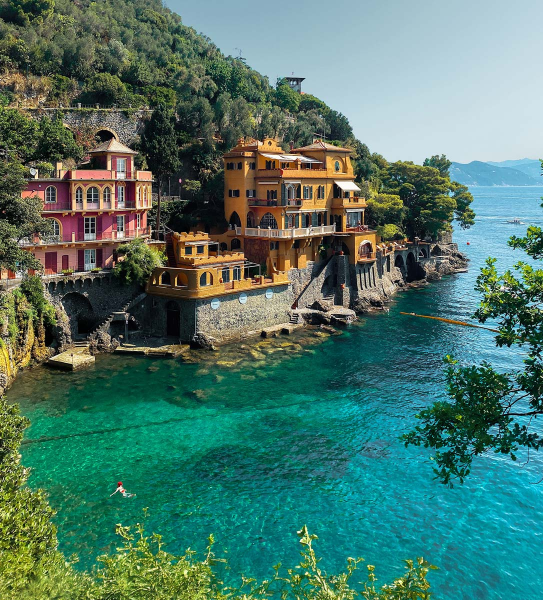
#> input picture source/caletta.jpg, 1086 x 1200 px (shown at 1/2 size)
$ python maps.py
#> lines starting #> are read from the running program, lines starting #| are printed output that depends on the picture; after the words box and inside, x2 and y2 are one past the last pixel; in counts of white or black regions, pixels touching at a corner belong together
"""Builds the scene maps for source/caletta.jpg.

Outputs (img/):
  sky.png      8-bit sky alpha, same size as the photo
  skyfill.png  the photo sky extended under the land and blurred (no halos, no holes)
  maps.png     RGB data map at half resolution (the fields are smooth): R disparity (0 far .. 255 near),
               G sway weight, B drift (how much of the photo's ripples travel: 1 open water, 0.5 shallow,
               0 land); tools/sea.py then puts the shore's exposure to the swell in B
  plate.webp   the photo with the foreground leaves painted out (what is behind a swaying leaf)
  leaf.png     8-bit soft matte of the foreground leaves; leafrgb.webp their colour
  poster.webp  a small copy of the photo the page shows until the scene's first frame
Review overlays go to tools/out/.

The thresholds are tuned by eye for this photo; rerun after changing the image.
"""
import os
import cv2
import numpy as np

ROOT = os.path.dirname(os.path.dirname(os.path.abspath(__file__)))
SRC = os.path.join(ROOT, 'source', 'caletta.jpg')
OUT = os.path.join(ROOT, 'img')
DBG = os.path.join(ROOT, 'tools', 'out')

# shoreline of the far coast and first row of open sea, in photo pixels
SHORE_Y = 373


def guided(I, p, r, eps):
    """He et al. guided filter, grey guide."""
    mean = lambda x: cv2.boxFilter(x, -1, (2 * r + 1, 2 * r + 1))
    mI, mp = mean(I), mean(p)
    a = (mean(I * p) - mI * mp) / (mean(I * I) - mI * mI + eps)
    b = mp - a * mI
    return np.clip(mean(a) * I + mean(b), 0, 1)


def pull_push(img, known):
    """Fills the unknown pixels with a smooth blend of the known ones around them."""
    conf = known.astype(np.float32)
    acc, wgt = img.astype(np.float32) * conf[..., None], conf
    levels = []
    while min(acc.shape[:2]) > 4:
        levels.append((acc, wgt))
        acc = cv2.resize(acc, (acc.shape[1] // 2, acc.shape[0] // 2), interpolation=cv2.INTER_AREA)
        wgt = cv2.resize(wgt, (wgt.shape[1] // 2, wgt.shape[0] // 2), interpolation=cv2.INTER_AREA)
    fill = acc / np.maximum(wgt, 1e-6)[..., None]
    for acc_l, wgt_l in reversed(levels):
        up = cv2.resize(fill, (acc_l.shape[1], acc_l.shape[0]), interpolation=cv2.INTER_LINEAR)
        a = np.clip(wgt_l * 4, 0, 1)[..., None]
        fill = (acc_l / np.maximum(wgt_l, 1e-6)[..., None]) * a + up * (1 - a)
    return fill


def fill_small_holes(mask, max_area):
    """Turns the small islands of 'not mask' inside the mask into mask."""
    n, lab, stats, _ = cv2.connectedComponentsWithStats((~mask).astype(np.uint8), connectivity=8)
    small = np.zeros(n, bool)
    small[1:] = stats[1:, cv2.CC_STAT_AREA] <= max_area
    return mask | small[lab]


def largest_touching(mask, seeds):
    n, lab = cv2.connectedComponents(mask.astype(np.uint8), connectivity=8)
    keep = np.zeros_like(mask, bool)
    for (x, y) in seeds:
        if lab[y, x] > 0:
            keep |= lab == lab[y, x]
    return keep


def main():
    os.makedirs(OUT, exist_ok=True)
    os.makedirs(DBG, exist_ok=True)
    im = cv2.imread(SRC)
#> im is the input picture: shape (1200, 1086, 3); mean B, G, R 106.4, 119.3, 77.6
    h, w = im.shape[:2]
    hsv = cv2.cvtColor(im, cv2.COLOR_BGR2HSV).astype(np.float32)
    H, S, V = hsv[..., 0], hsv[..., 1], hsv[..., 2]
    grey = cv2.cvtColor(im, cv2.COLOR_BGR2GRAY).astype(np.float32) / 255
    yy, xx = np.mgrid[0:h, 0:w]

    # ---- sky: pale, low saturation, connected to the top right corner
    skyish = (S < 82) & (V > 178) & (H > 80) & (H < 118) & (yy < SHORE_Y)
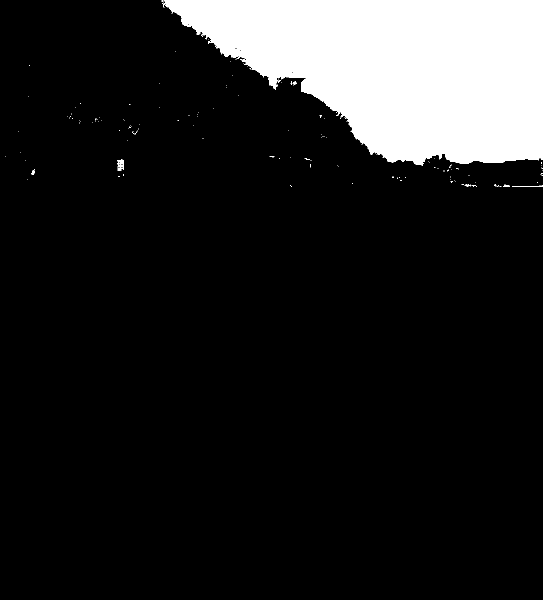
#> skyish: shape (1200, 1086) bool (shown at 1/2 size); 13.2% white; 157 white regions (150 under 20 px), largest, box (x1, y1, x2, y2) and area: (323, 0, 1086, 331) 171282, (235, 319, 248, 341) 99, (1024, 371, 1086, 373) 67
    skyish = cv2.morphologyEx(skyish.astype(np.uint8), cv2.MORPH_OPEN, np.ones((3, 3), np.uint8)).astype(bool)
    sky = largest_touching(skyish, [(w - 5, 5), (w - 5, 200), (800, 40)])
#> in largest_touching, `n, lab = cv2.connectedComponents(mask.astype(np.uint8), connectivity=8)`: n = 10
    sky_a = guided(grey, sky.astype(np.float32), 6, 2e-3)
    sky_a[yy >= SHORE_Y] = 0
    sky_a = np.where(sky_a < 0.04, 0, sky_a)

    # ---- water: turquoise and blue below the far shore
    waterish = (H >= 79) & (H <= 110) & (S > 45) & (V > 25)
    waterish &= ~((yy < SHORE_Y))
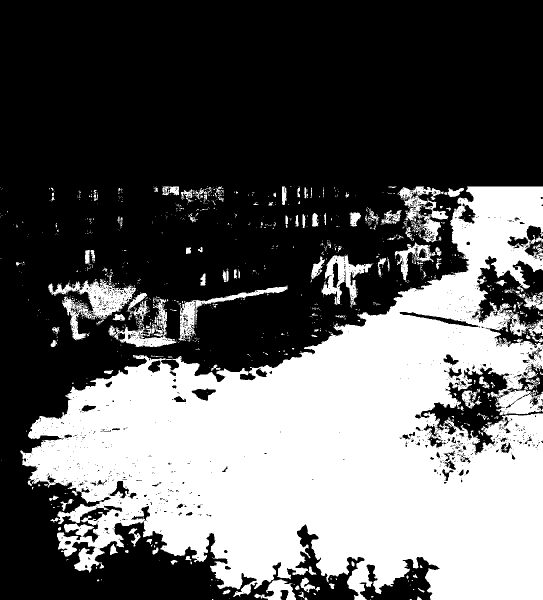
#> waterish: shape (1200, 1086) bool (shown at 1/2 size); 37.5% white; 1039 white regions (892 under 20 px), largest, box (x1, y1, x2, y2) and area: (40, 373, 1086, 1200) 447242, (96, 558, 272, 681) 6706, (795, 373, 897, 485) 3922
    waterish = cv2.morphologyEx(waterish.astype(np.uint8), cv2.MORPH_CLOSE, np.ones((5, 5), np.uint8)).astype(bool)
    water = largest_touching(waterish, [(600, 900), (1050, 420), (500, 1100), (950, 700), (300, 1000)])
#> in largest_touching (call 2), `n, lab = cv2.connectedComponents(mask.astype(np.uint8), connectivity=8)`:
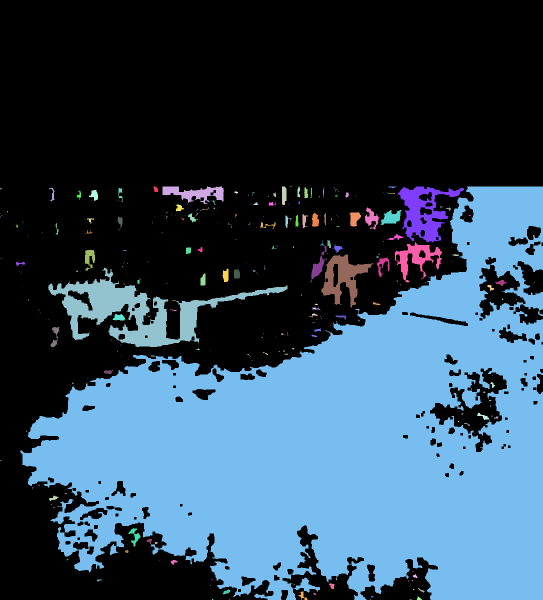
#> lab: shape (1200, 1086) int32 (shown at 1/2 size); 284 distinct labels, from 0 to 283; one colour per label, 0 black
#> in largest_touching (call 2), `n, lab = cv2.connectedComponents(mask.astype(np.uint8), connectivity=8)`: n = 284
    water_s = cv2.GaussianBlur(water.astype(np.float32), (0, 0), 1.2)

    # ---- vegetation: greens and olives that are not water or sky
    veg = (H >= 22) & (H < 80) & (S > 55) & (V > 18) & ~water & (sky_a < 0.5)
    veg = cv2.morphologyEx(veg.astype(np.uint8), cv2.MORPH_OPEN, np.ones((2, 2), np.uint8)).astype(bool)

    # foreground foliage: the plants along the bottom and the branch hanging on the right
    fg_zone = (yy > 960) | ((xx > 790) & (yy > 430)) | ((xx < 110) & (yy > 800))
    fg = largest_touching(veg & fg_zone, [(x, h - 3) for x in range(0, w, 12)] +
                          [(w - 3, y) for y in range(440, h, 12)] + [(3, y) for y in range(800, h, 12)])
#> in largest_touching (call 3), `n, lab = cv2.connectedComponents(mask.astype(np.uint8), connectivity=8)`: n = 191
#> the loop in largest_touching (call 3), `for (x, y) in seeds:` made 189 passes
#> x on passes 1 to 3: 0, 12, 24
#> after the loop in largest_touching (call 3), `for (x, y) in seeds:`:
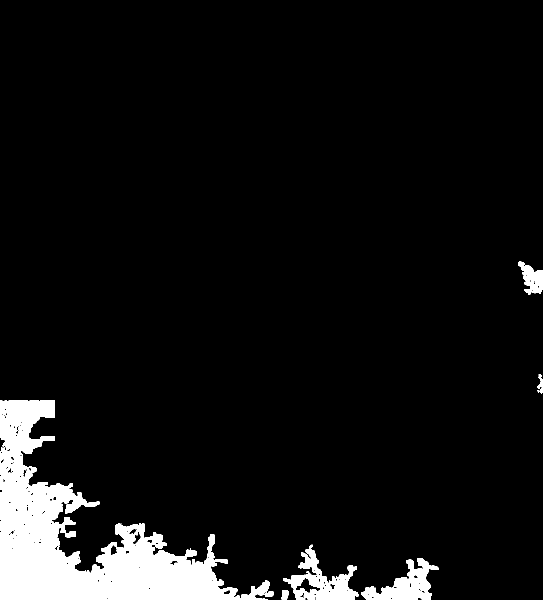
#> keep: shape (1200, 1086) bool (shown at 1/2 size); 6.8% white; 7 white regions, largest, box (x1, y1, x2, y2) and area: (0, 801, 548, 1200) 74718, (566, 1089, 717, 1200) 6368, (722, 1116, 877, 1200) 5687
    # the hanging branch: over bright open water every dark or green pixel is a leaf
    zone = np.zeros((h, w), np.uint8)
    cv2.fillPoly(zone, [np.array([(1086, 440), (955, 440), (935, 610), (885, 720), (830, 790),
                                  (800, 850), (800, 1000), (1086, 1000)], np.int32)], 1)
    right_zone = zone.astype(bool)
    bright_sea = (H >= 84) & (H <= 112) & (V > 100) & (S > 40)
    leaves = right_zone & ~bright_sea
    leaves = cv2.morphologyEx(leaves.astype(np.uint8), cv2.MORPH_OPEN, np.ones((2, 2), np.uint8))
    n, lab, stats, _ = cv2.connectedComponentsWithStats(leaves, connectivity=8)
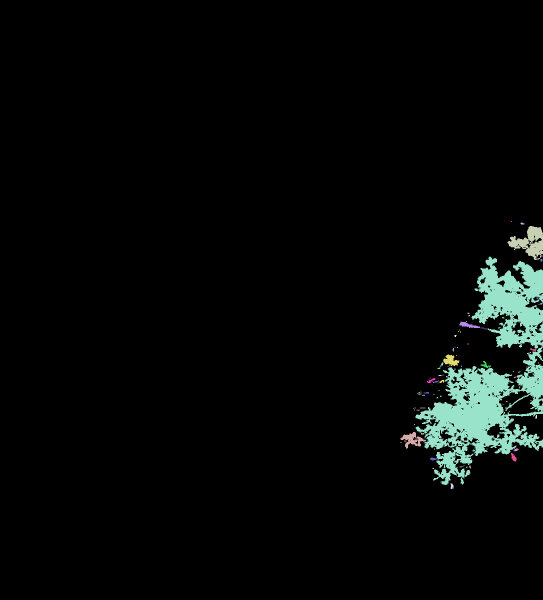
#> lab: shape (1200, 1086) int32 (shown at 1/2 size); 84 distinct labels, from 0 to 83; one colour per label, 0 black
#> n = 84; stats = 84 rows, first 6: [0, 0, 1086, 1200, 1254982], [1022, 442, 2, 2, 4], [1041, 445, 8, 4, 24], [1015, 452, 71, 68, 2340], [1080, 511, 5, 4, 14], [831, 513, 255, 457, 43321]
    big = np.zeros(n, bool)
    big[1:] = stats[1:, cv2.CC_STAT_AREA] > 60
    fg |= big[lab]
    # the twigs: thin dark lines against the bright sea, hanging off the leaves
    V_local = cv2.GaussianBlur(V, (0, 0), 6)
    twigs = right_zone & (V < 0.62 * V_local) & ~bright_sea
    n, lab = cv2.connectedComponents(twigs.astype(np.uint8), connectivity=8)
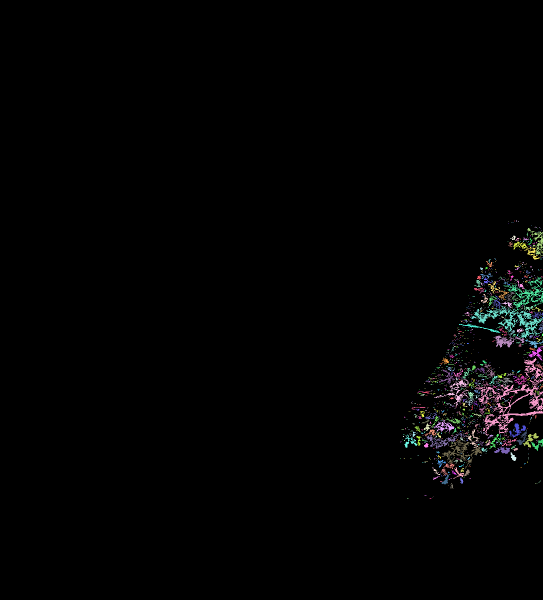
#> lab: shape (1200, 1086) int32 (shown at 1/2 size); 1143 distinct labels, from 0 to 1142; one colour per label, 0 black
#> n = 1143
    touching = np.unique(lab[cv2.dilate(fg.astype(np.uint8), np.ones((5, 5), np.uint8)).astype(bool) & twigs])
#> touching = 880 values from 8 to 1134
    fg |= np.isin(lab, touching[touching > 0])

    # ---- the boom: a floating barrier crossing the bay, behind the hanging branch. It stays still
    # (no ripples drift over it) and goes on behind the leaves, so a swinging leaf uncovers it.
    B0, B1 = np.array([798.0, 623.0]), np.array([1066.0, 683.0])
    u = (B1 - B0) / np.linalg.norm(B1 - B0)
    along = (xx - B0[0]) * u[0] + (yy - B0[1]) * u[1]
    across = -(xx - B0[0]) * u[1] + (yy - B0[1]) * u[0]
    boom = (np.abs(across) <= 3.5) & (along >= -2) & (along <= np.linalg.norm(B1 - B0))
    boom_wide = (np.abs(across) <= 6.0) & (along >= -6) & (along <= np.linalg.norm(B1 - B0) + 6)
    fg &= ~(boom & ~right_zone)

    water &= ~fg
    water_s = cv2.GaussianBlur(water.astype(np.float32), (0, 0), 1.2)
    fg = cv2.dilate(fg.astype(np.uint8), np.ones((3, 3), np.uint8)).astype(bool) & ~(sky_a > 0.5)
    fg_s = guided(grey, fg.astype(np.float32), 3, 1e-3)

    # ---- disparity (1 near, 0 far)
    t = np.clip((yy - SHORE_Y) / (h - SHORE_Y), 0, 1)
    d_sea = 0.10 + 0.62 * t
    d_land = 0.34 + 0.16 * np.clip((yy - 80) / 620, 0, 1)
    far = (xx > 885) & (yy < SHORE_Y) & (sky_a < 0.5) & ~veg
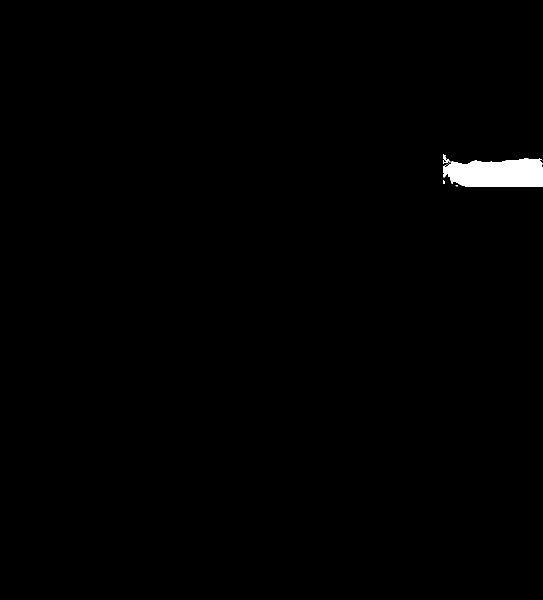
#> far: shape (1200, 1086) bool (shown at 1/2 size); 0.74% white; 6 white regions (4 under 20 px), largest, box (x1, y1, x2, y2) and area: (886, 309, 1086, 373) 9555, (886, 361, 890, 368) 22
    d = np.where(water, d_sea, d_land)
    d = np.where(far, 0.05, d)
    d = d * (1 - sky_a)
    d = np.maximum(d, fg_s * 1.0)
    d = cv2.GaussianBlur(d.astype(np.float32), (0, 0), 1.0)
    # grow the foreground by 2 px so mixed edge pixels travel with it
    d = np.maximum(d, cv2.dilate(d, np.ones((5, 5), np.uint8)) * (fg_s > 0.05))

    # Sway amplitude. The foreground branches hang from the frame: still where they enter the
    # picture, freer towards the tips. The field is widened and softened well beyond the leaves,
    # so a leaf never gets cut at the edge of its mask: a thin margin of background bends with it.
    hinge = np.minimum.reduce([np.clip((w - xx) / 260.0, 0, 1), np.clip((h - yy) / 200.0, 0, 1),
                               np.clip(xx / 180.0, 0, 1)]) ** 1.2
    fg_wide = cv2.GaussianBlur(cv2.dilate(fg.astype(np.float32), np.ones((15, 15), np.uint8)), (0, 0), 9)
    fg_wide = np.clip(fg_wide * 1.4, 0, 1)
    hill = cv2.GaussianBlur((veg & ~fg).astype(np.float32), (0, 0), 3) * 0.06
    sway = np.maximum(fg_wide * (0.15 + 0.85 * hinge), hill)
    sway = np.clip(sway, 0, 1).astype(np.float32)

    # ---- shallow water in front of the villas, where the sea floor shows through: an authored
    # outline of the waterline (photo pixels), closed through the deep water below it
    outline = np.array([(28, 845), (24, 762), (60, 736), (95, 744), (190, 744), (192, 716),
                        (232, 713), (380, 713), (386, 701), (430, 697), (470, 691), (520, 685),
                        (590, 677), (640, 664), (700, 650), (722, 641), (745, 700), (600, 800),
                        (300, 860), (120, 880), (40, 880)], np.int32)
    poly = np.zeros((h, w), np.uint8)
    cv2.fillPoly(poly, [outline], 1)
    shallow = poly.astype(bool) & ~water & ~fg

    # ---- drift: how much of the photo's own ripples may travel. All of it on open water and
    # behind the leaves that hang over it, half over the visible sea floor (the rocks stay sharp),
    # none within a few pixels of anything that is not sea: rocks, the boom, the boat, the swimmer.
    near_water = cv2.dilate(water.astype(np.uint8), np.ones((15, 15), np.uint8)).astype(bool)
    # sparkles, sprigs and dark patches the colour test left out are still sea
    deep = fill_small_holes(water | (fg & near_water) | shallow, 900) & ~shallow
#> in fill_small_holes, `n, lab, stats, _ = cv2.connectedComponentsWithStats((~mask).astype(np...`: n = 83; stats = 83 rows, first 6: [24, 373, 1062, 827, 532997], [0, 0, 1086, 1200, 749125], [920, 411, 27, 34, 583], [1063, 461, 12, 4, 38], [934, 484, 5, 6, 30], [1077, 489, 9, 4, 24]
    # ...but the swimmer, the boat and the buoy are not, and must not drift away with the ripples
    things = np.zeros((h, w), np.uint8)
    for (cx, cy, rx, ry) in [(243, 983, 26, 16), (1027, 442, 22, 9), (936, 486, 7, 7)]:
        cv2.ellipse(things, (cx, cy), (rx, ry), 0, 0, 360, 1, -1)
    deep &= ~(things.astype(bool) | (boom_wide & ~fg))
    barrier = ~(deep | shallow | fg)
    dist = cv2.distanceTransform((~barrier).astype(np.uint8), cv2.DIST_L2, 5)
    drift = np.where(deep, 1.0, np.where(shallow, 0.5, 0.0)) * np.clip((dist - 2.0) / 4.0, 0, 1)
    drift = cv2.GaussianBlur(drift.astype(np.float32), (0, 0), 1.5)

    # ---- plate: the photo with the foreground leaves painted out, so a leaf can sway over the
    # water and the rocks without leaving a copy of itself behind
    # The leaf layer is the photo seen through a tight soft matte (the leaves and their edge
    # pixels); the plate replaces exactly what that matte covers, plus one pixel, so at rest the
    # picture is the photo. Behind the leaves over the sea the colours come from the sea only and
    # the ripples (fine and mid scale) are borrowed from open water further along, so a leaf that
    # swings away uncovers sea, not a smooth patch.
    leaf = np.clip((fg_s - 0.04) / 0.9, 0, 1).astype(np.float32)
    # pixels that are mostly sea (matte under 0.12) keep the photo: the faint edge they carry is invisible
    hole = leaf >= 0.12
    known = ~cv2.dilate(hole.astype(np.uint8), np.ones((13, 13), np.uint8)).astype(bool)
    img = im.astype(np.float32)
    sea_fill = pull_push(img, (deep | shallow) & ~boom_wide & known)
#> after the loop in pull_push, `while min(acc.shape[:2]) > 4:`: levels = 8 items
#> the loop in pull_push, `for acc_l, wgt_l in reversed(levels):` made 8 passes
    any_fill = pull_push(img, known)
#> the loop in pull_push (call 2), `for acc_l, wgt_l in reversed(levels):` made 8 passes
    detail = img - cv2.GaussianBlur(img, (0, 0), 6.0)
    source = water & known & ~boom_wide & ~things.astype(bool)
    borrowed = np.zeros_like(img)
    got = np.zeros((h, w), bool)
    offsets = [(-140, 0), (-230, 0), (0, -130), (-90, -90), (0, -220), (-320, 0), (-180, 60),
               (-60, 150), (140, 0), (0, 130), (-400, -40), (-260, 120), (-120, 220), (-480, 0)]
    for (dx, dy) in offsets:
        ok = np.roll(source, (-dy, -dx), axis=(0, 1))
        if dy: ok[(slice(h - dy, h) if dy > 0 else slice(0, -dy))] = False
        if dx: ok[:, (slice(w - dx, w) if dx > 0 else slice(0, -dx))] = False
        take = hole & ~got & ok
        borrowed[take] = np.roll(detail, (-dy, -dx), axis=(0, 1))[take]
        got |= take
    rng = np.random.default_rng(7)
    for _ in range(200):                               # whatever is left: any offset that lands on sea
        if not (hole & ~got).any(): break
        dx, dy = int(rng.integers(-500, 200)), int(rng.integers(-300, 300))
        ok = np.roll(source, (-dy, -dx), axis=(0, 1))
        if dy: ok[(slice(h - dy, h) if dy > 0 else slice(0, -dy))] = False
        if dx: ok[:, (slice(w - dx, w) if dx > 0 else slice(0, -dx))] = False
        take = hole & ~got & ok
        borrowed[take] = np.roll(detail, (-dy, -dx), axis=(0, 1))[take]
        got |= take
    over_sea = hole & (right_zone | cv2.dilate(water.astype(np.uint8), np.ones((61, 61), np.uint8)).astype(bool))
    print('fill: leaf pixels over the sea without borrowed ripples:', int((over_sea & ~got).sum()))
#| fill: leaf pixels over the sea without borrowed ripples: 0
    behind = np.where(over_sea[..., None], sea_fill + borrowed, any_fill)
    # the boom goes on behind the leaves: its cross profile, taken where it is in plain view
    seen = boom & ~hole
    prof = {}
    for k in range(-4, 5):
        sel = seen & (np.round(across) == k)
        if sel.any(): prof[k] = img[sel].mean(0)
#> after the loop, prof = {-3: [41.01, 85.84, 99], -2: [39.19, 78.59, 91.04], -1: [55.4, 87.17, 90.68], 0: [79.05, 96.72, 79.8], 1: [87.28, 95.44, 60.21], 2: [95.89, 96.59, 48.24], 3: [109.4, 103.9, 44.06]}
    under = boom & hole
    for k, c in prof.items():
        sel = under & (np.round(across) == k)
        behind[sel] = c
#> this loop made 7 passes
    plate = np.clip(np.where(hole[..., None], behind, img), 0, 255)
    cv2.imwrite(os.path.join(OUT, 'plate.webp'), plate.astype(np.uint8), [cv2.IMWRITE_WEBP_QUALITY, 85])
    # The leaves' own colour, without the sea mixed into their edge pixels (photo = leaf*a + plate*(1-a)),
    # so the picture at rest is the photo and a swinging leaf carries no sea with it.
    plate_q = cv2.imread(os.path.join(OUT, 'plate.webp')).astype(np.float32)
    a = leaf[..., None]
    F = np.where(hole[..., None], np.clip((img - (1 - a) * plate_q) / np.maximum(a, 0.12), 0, 255), img)
    # outside the leaves the colour is never seen: keep it smooth so the file stays small
    F = np.where((leaf > 0.002)[..., None], F, cv2.GaussianBlur(pull_push(F, leaf > 0.002), (0, 0), 4))
    cv2.imwrite(os.path.join(OUT, 'leafrgb.webp'), F.astype(np.uint8), [cv2.IMWRITE_WEBP_QUALITY, 85])
    cv2.imwrite(os.path.join(OUT, 'leaf.png'), np.clip(leaf * 255 + 0.5, 0, 255).astype(np.uint8))

    maps = np.dstack([drift, sway, d])  # BGR order for OpenCV: B drift, G sway, R disparity
    half = cv2.resize(maps.astype(np.float32), (w // 2, h // 2), interpolation=cv2.INTER_AREA)
    cv2.imwrite(os.path.join(OUT, 'maps.png'), np.clip(half * 255 + 0.5, 0, 255).astype(np.uint8), [cv2.IMWRITE_PNG_COMPRESSION, 9])
    poster = cv2.resize(im, (400, round(400 * h / w)), interpolation=cv2.INTER_AREA)
    cv2.imwrite(os.path.join(OUT, 'poster.webp'), poster, [cv2.IMWRITE_WEBP_QUALITY, 62])
    cv2.imwrite(os.path.join(OUT, 'sky.png'), np.clip(sky_a * 255 + 0.5, 0, 255).astype(np.uint8))

    # ---- sky fill: pull-push from confident sky pixels, then blurred
    conf = (sky_a > 0.97).astype(np.float32)
    col = im.astype(np.float32) * conf[..., None]
    acc, wgt = col, conf
    levels = []
    while min(acc.shape[:2]) > 4:
        levels.append((acc, wgt))
        acc = cv2.resize(acc, (acc.shape[1] // 2, acc.shape[0] // 2), interpolation=cv2.INTER_AREA)
        wgt = cv2.resize(wgt, (wgt.shape[1] // 2, wgt.shape[0] // 2), interpolation=cv2.INTER_AREA)
#> after the loop, levels = 8 items
    fill = acc / np.maximum(wgt, 1e-6)[..., None]
    for acc_l, wgt_l in reversed(levels):
        up = cv2.resize(fill, (acc_l.shape[1], acc_l.shape[0]), interpolation=cv2.INTER_LINEAR)
        known = acc_l / np.maximum(wgt_l, 1e-6)[..., None]
        a = np.clip(wgt_l, 0, 1)[..., None]
        fill = known * a + up * (1 - a)
#> this loop made 8 passes
    fill = cv2.GaussianBlur(fill, (0, 0), 6)
    small = cv2.resize(fill, (256, int(256 * h / w)), interpolation=cv2.INTER_AREA)
    cv2.imwrite(os.path.join(OUT, 'skyfill.png'), np.clip(small, 0, 255).astype(np.uint8))

    # ---- review overlays
    ov = im.astype(np.float32)
    ov = ov * (1 - 0.6 * sky_a[..., None]) + np.array([255, 0, 255]) * 0.6 * sky_a[..., None]
    ov = ov * (1 - 0.45 * drift[..., None]) + np.array([255, 128, 0]) * 0.45 * drift[..., None]
    ov = ov * (1 - 0.6 * fg_s[..., None]) + np.array([0, 0, 255]) * 0.6 * fg_s[..., None]
    cv2.imwrite(os.path.join(DBG, 'masks.jpg'), ov.astype(np.uint8))
    cv2.imwrite(os.path.join(DBG, 'disparity.jpg'), (d * 255).astype(np.uint8))
    cv2.imwrite(os.path.join(DBG, 'sway.jpg'), (sway * 255).astype(np.uint8))
    cv2.imwrite(os.path.join(DBG, 'drift.jpg'), (drift * 255).astype(np.uint8))

    # what tools/sea.py builds on
    return dict(im=im, plate=plate, water=water, shallow=shallow, deep=deep, fg=fg, leaf=leaf, hole=hole,
                things=things.astype(bool), boom=boom, boom_wide=boom_wide, across=across, along=along,
                right_zone=right_zone, sky_a=sky_a, veg=veg)


if __name__ == '__main__':
    main()
